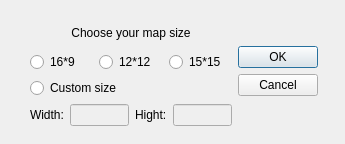
<?xml version="1.0" encoding="UTF-8"?>
<ui version="4.0">
 <class>ChangeMapSize</class>
 <widget class="QDialog" name="ChangeMapSize">
  <property name="geometry">
   <rect>
    <x>0</x>
    <y>0</y>
    <width>345</width>
    <height>144</height>
   </rect>
  </property>
  <property name="windowTitle">
   <string>Change Map Size</string>
  </property>
  <widget class="QWidget" name="horizontalLayoutWidget_3">
   <property name="geometry">
    <rect>
     <x>30</x>
     <y>20</y>
     <width>288</width>
     <height>106</height>
    </rect>
   </property>
   <layout class="QHBoxLayout" name="horizontalLayout_3">
    <item>
     <layout class="QVBoxLayout" name="verticalLayout">
      <item>
       <widget class="QLabel" name="label">
        <property name="frameShape">
         <enum>QFrame::NoFrame</enum>
        </property>
        <property name="text">
         <string>Choose your map size</string>
        </property>
        <property name="scaledContents">
         <bool>false</bool>
        </property>
        <property name="alignment">
         <set>Qt::AlignCenter</set>
        </property>
       </widget>
      </item>
      <item>
       <layout class="QHBoxLayout" name="horizontalLayout">
        <item>
         <widget class="QRadioButton" name="radioButton_16x9">
          <property name="text">
           <string>16*9</string>
          </property>
         </widget>
        </item>
        <item>
         <widget class="QRadioButton" name="radioButton_12x12">
          <property name="text">
           <string>12*12</string>
          </property>
         </widget>
        </item>
        <item>
         <widget class="QRadioButton" name="radioButton_15x15">
          <property name="text">
           <string>15*15</string>
          </property>
         </widget>
        </item>
       </layout>
      </item>
      <item>
       <widget class="QRadioButton" name="radioButton_custom">
        <property name="text">
         <string>Custom size</string>
        </property>
       </widget>
      </item>
      <item>
       <layout class="QHBoxLayout" name="horizontalLayout_2">
        <item>
         <widget class="QLabel" name="label_2">
          <property name="text">
           <string>Width:</string>
          </property>
         </widget>
        </item>
        <item>
         <widget class="QLineEdit" name="lineEdit">
          <property name="enabled">
           <bool>false</bool>
          </property>
         </widget>
        </item>
        <item>
         <widget class="QLabel" name="label_3">
          <property name="text">
           <string>Hight:</string>
          </property>
         </widget>
        </item>
        <item>
         <widget class="QLineEdit" name="lineEdit_2">
          <property name="enabled">
           <bool>false</bool>
          </property>
         </widget>
        </item>
       </layout>
      </item>
     </layout>
    </item>
    <item>
     <widget class="QDialogButtonBox" name="buttonBox">
      <property name="minimumSize">
       <size>
        <width>80</width>
        <height>54</height>
       </size>
      </property>
      <property name="maximumSize">
       <size>
        <width>80</width>
        <height>54</height>
       </size>
      </property>
      <property name="orientation">
       <enum>Qt::Vertical</enum>
      </property>
      <property name="standardButtons">
       <set>QDialogButtonBox::Cancel|QDialogButtonBox::Ok</set>
      </property>
     </widget>
    </item>
   </layout>
  </widget>
 </widget>
 <resources/>
 <connections>
  <connection>
   <sender>buttonBox</sender>
   <signal>accepted()</signal>
   <receiver>ChangeMapSize</receiver>
   <slot>accept()</slot>
   <hints>
    <hint type="sourcelabel">
     <x>248</x>
     <y>254</y>
    </hint>
    <hint type="destinationlabel">
     <x>157</x>
     <y>274</y>
    </hint>
   </hints>
  </connection>
  <connection>
   <sender>buttonBox</sender>
   <signal>rejected()</signal>
   <receiver>ChangeMapSize</receiver>
   <slot>reject()</slot>
   <hints>
    <hint type="sourcelabel">
     <x>316</x>
     <y>260</y>
    </hint>
    <hint type="destinationlabel">
     <x>286</x>
     <y>274</y>
    </hint>
   </hints>
  </connection>
 </connections>
</ui>
